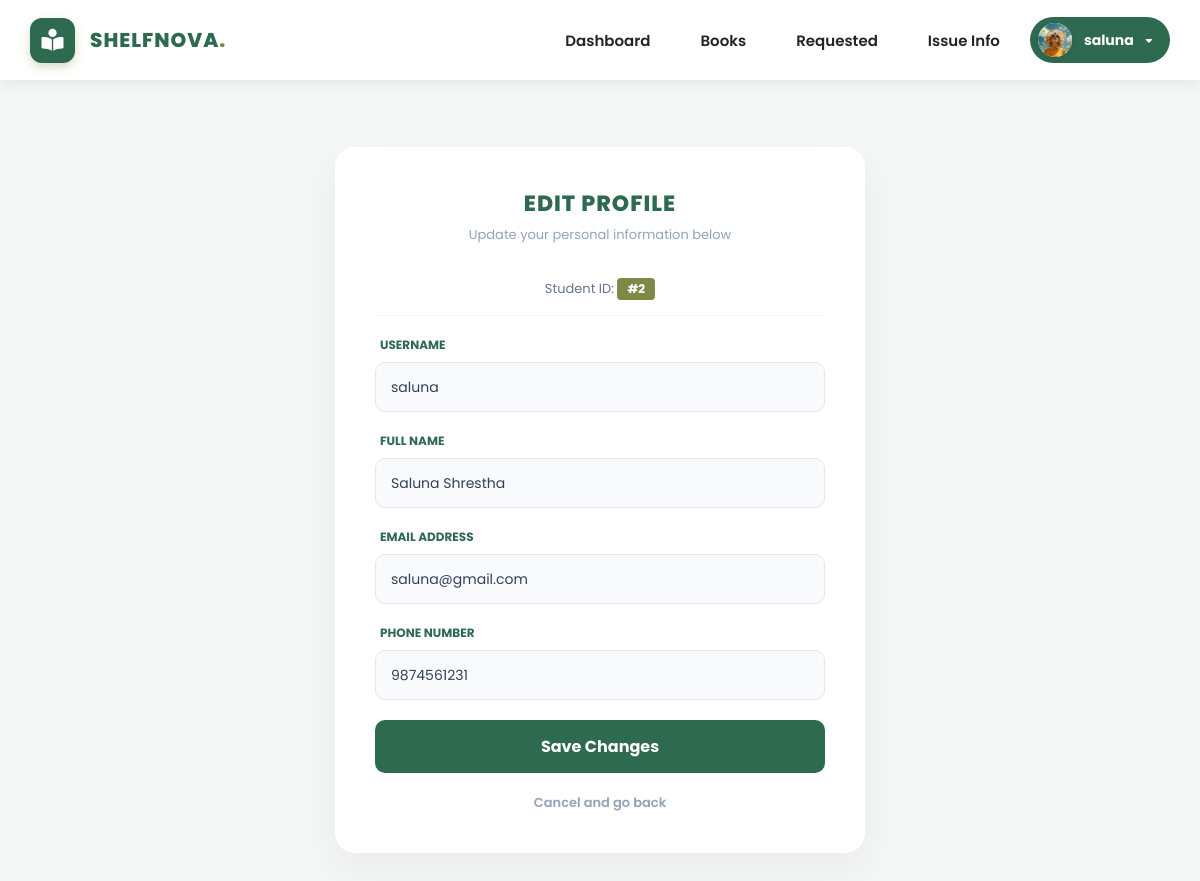
Page /edit_profile.php (signed in) on the committed database.
### tables this page shows
CREATE TABLE `student` (
  `studentid` int(11) NOT NULL,
  `student_username` varchar(111) DEFAULT NULL,
  `FullName` varchar(111) DEFAULT NULL,
  `Email` varchar(111) DEFAULT NULL,
  `Password` varchar(111) DEFAULT NULL,
  `PhoneNumber` varchar(111) DEFAULT NULL,
  `studentpic` varchar(100) DEFAULT NULL
);

### edit_profile.php (the view, shortened to what this page needs)
<?php
	include "connection.php";
    include "student_navbar.php";
?>
<!DOCTYPE html>
<html lang="en">
<head>
    <link rel="stylesheet" href="https://cdnjs.cloudflare.com/ajax/libs/font-awesome/6.4.0/css/all.min.css" />
    <link rel="stylesheet" href="student_auth.css?v=<?php echo time(); ?>">
</head>
<body>
    <div class="edit-wrapper">
        <div class="edit-card">
            <div class="edit-header">
                <h2>Edit Profile</h2>
                <p>Update your personal information below</p>
            </div>
            <?php
                $studentid = $_SESSION['studentid'];
                $q = "SELECT * FROM student WHERE studentid='$_SESSION[studentid]'";
                $res = mysqli_query($db, $q);
                while($row = mysqli_fetch_assoc($res)) {
                    $student_username = $row['student_username'];
                    $FullName = $row['FullName'];
                    $Email = $row['Email'];
                    $PhoneNumber = $row['PhoneNumber'];
                }
            ?>
            <form action="" method="post">
                <div class="sn-form-group" style="text-align:center; border-bottom: 1px solid #f1f5f9; padding-bottom: 15px;">
                    <span style="font-size: 13px; color: #64748b;">Student ID: </span>
                    <span class="id-badge">#<?php echo $studentid; ?></span>
                </div>
                <div class="sn-form-group">
                    <label>Username</label>
                    <input type="text" name="student_username" class="sn-input-field" value="<?php echo $student_username; ?>" required>
                </div>
                <div class="sn-form-group">
                    <label>Full Name</label>
                    <input type="text" name="FullName" class="sn-input-field" value="<?php echo $FullName; ?>" required>
                </div>
                <div class="sn-form-group">
                    <label>Email Address</label>
                    <input type="email" name="Email" class="sn-input-field" value="<?php echo $Email; ?>" required>
                </div>
                <div class="sn-form-group">
                    <label>Phone Number</label>
                    <input type="text" name="PhoneNumber" class="sn-input-field" value="<?php echo $PhoneNumber; ?>" required>
                </div>
                <button type="submit" class="btn-update-now" name="change">Save Changes</button>
                <a href="profile.php" class="cancel-link">Cancel and go back</a>
            </form>
        </div>
    </div>
</body>
</html>

### student_auth.css (style rules this page uses)
:root { --lib-green: #2d6a4f; --sage-light: #f4f7f5; --gold-accent: #808847; --text-dark: #212529; }
body { margin: 0; padding: 0; font-family: 'Poppins', sans-serif; background-color: var(--sage-light); color: var(--text-dark); }

### edit_profile.php (style rules this page uses)
.edit-wrapper { padding: 60px 20px; background-color: #f4f7f5; min-height: 90vh; display: flex; justify-content: center; align-items: center; }
.edit-card { background: white; width: 100%; max-width: 450px; border-radius: 20px; box-shadow: 0 15px 35px rgba(0,0,0,0.05); padding: 40px; }
.edit-header { text-align: center; margin-bottom: 30px; }
.edit-header h2 { color: #2d6a4f; font-size: 22px; font-weight: 800; text-transform: uppercase; letter-spacing: 1px; margin: 0; }
.edit-header p { font-size: 13px; color: #94a3b8; margin-top: 5px; }
.sn-form-group { margin-bottom: 20px; text-align: left; }
.sn-form-group label { display: block; font-size: 12px; font-weight: 700; color: #2d6a4f; text-transform: uppercase; margin-bottom: 8px; margin-left: 5px; }
.sn-input-field { all: unset !important; display: block !important; box-sizing: border-box !important; width: 100% !important; height: 50px !important; background-color: #f8fafc !important; border: 1.5px solid #e2e8f0 !important; border-radius: 10px !important; padding: 0 15px !important; font-family: 'Poppins', sans-serif !important; font-size: 14px !important; color: #334155 !important; transition: 0.3s ease !important; }
.id-badge { display: inline-block; background: #808847; color: white; padding: 2px 10px; border-radius: 4px; font-size: 12px; font-weight: 700; }
.btn-update-now { all: unset !important; display: block !important; width: 100% !important; box-sizing: border-box !important; background-color: #2d6a4f !important; color: white !important; text-align: center !important; padding: 14px !important; border-radius: 10px !important; font-weight: 700 !important; cursor: pointer !important; margin-top: 10px !important; transition: 0.3s !important; text-transform: uppercase; letter-spacing: 1px; }
.cancel-link { display: block; text-align: center; margin-top: 20px; font-size: 13px; color: #94a3b8; text-decoration: none; font-weight: 600; }

### rows in the picture
student: student_username "saluna", FullName "Saluna Shrestha", Email "saluna@gmail.com", PhoneNumber "9874561231"

### other values in the picture
$_SESSION['login_student_username'] "saluna"
$studentid "2"
